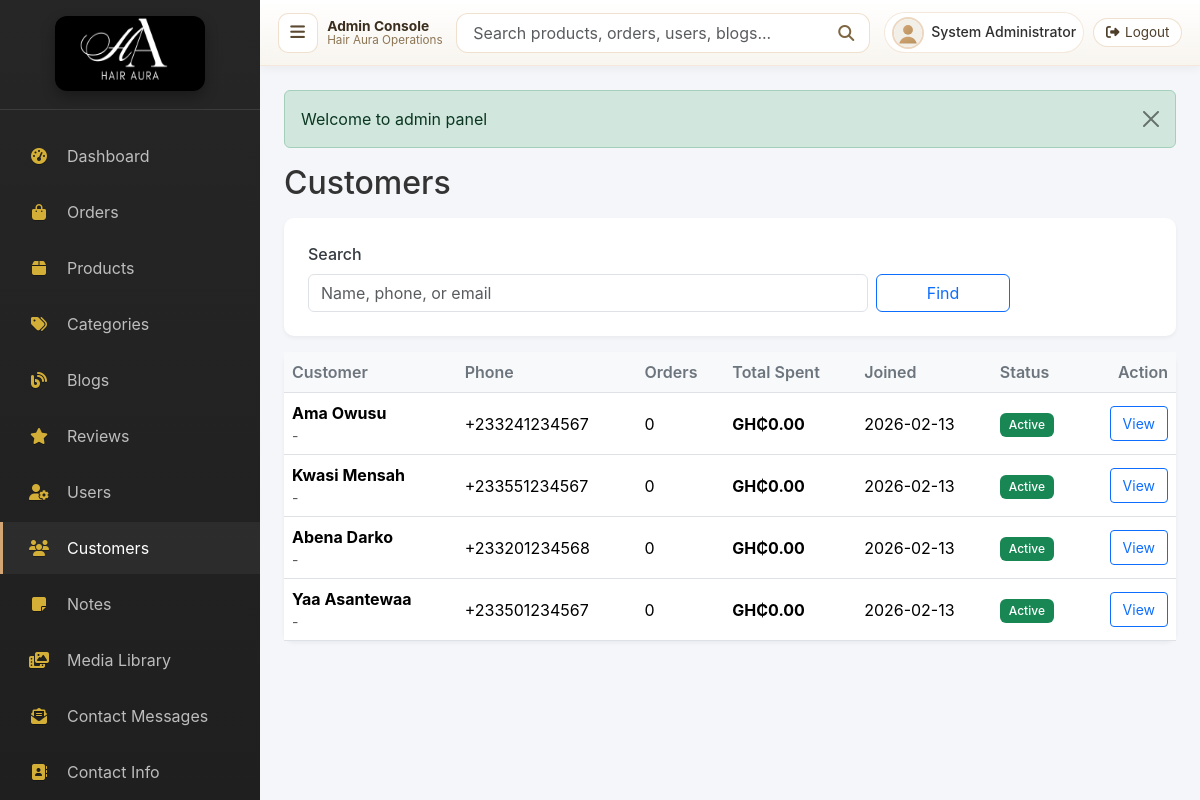
The page /admin/customers (signed in) on the database its author committed.
### tables this page shows
CREATE TABLE `users` (
    `id` INT UNSIGNED AUTO_INCREMENT PRIMARY KEY,
    `email` VARCHAR(255) NULL UNIQUE,
    `password_hash` VARCHAR(255) NOT NULL,
    `first_name` VARCHAR(100) NOT NULL,
    `last_name` VARCHAR(100) NOT NULL,
    `phone` VARCHAR(20) DEFAULT NULL,
    `avatar` VARCHAR(255) DEFAULT NULL,
    `role` ENUM('customer', 'admin') DEFAULT 'customer',
    `is_active` TINYINT(1) DEFAULT 1,
    `email_verified` TINYINT(1) DEFAULT 0,
    `created_at` TIMESTAMP DEFAULT CURRENT_TIMESTAMP,
    `updated_at` TIMESTAMP DEFAULT CURRENT_TIMESTAMP ON UPDATE CURRENT_TIMESTAMP,
    `last_login` DATETIME DEFAULT NULL,
    `remember_token` VARCHAR(255) DEFAULT NULL,
    `remember_expires` DATETIME DEFAULT NULL,
    INDEX `idx_email` (`email`),
    INDEX `idx_role` (`role`)
);

### app/Views/admin/customers/index.php (the view, shortened to what the rows shown need)
<div class="d-flex justify-content-between align-items-center mb-3">
    <h2 class="mb-0">Customers</h2>
</div>
<form method="get" action="<?= url('/admin/customers') ?>" class="card mb-3">
    <div class="card-body row g-2 align-items-end">
        <div class="col-md-8">
            <label class="form-label">Search</label>
            <input type="text" name="search" class="form-control" value="<?= htmlspecialchars((string) ($search ?? '')) ?>" placeholder="Name, phone, or email">
        </div>
        <div class="col-md-2 d-grid">
            <button class="btn btn-outline-primary">Find</button>
        </div>
    </div>
</form>
<div class="card">
    <div class="card-body p-0">
        <div class="table-responsive">
            <table class="table table-hover mb-0 admin-table-mobile">
                <thead>
                    <tr>
                        <th>Customer</th>
                        <th>Phone</th>
                        <th>Orders</th>
                        <th>Total Spent</th>
                        <th>Joined</th>
                        <th>Status</th>
                        <th class="text-end">Action</th>
                    </tr>
                </thead>
                <tbody>
                    <?php if (!empty($customers)): ?>
                        <?php foreach ($customers as $customer): ?>
                            <tr>
                                <td data-label="Customer">
                                    <strong><?= htmlspecialchars(trim((string) (($customer['first_name'] ?? '') . ' ' . ($customer['last_name'] ?? '')))) ?></strong>
                                    <div class="small text-muted"><?= htmlspecialchars((string) (($customer['email'] ?? '') !== '' ? $customer['email'] : '-')) ?></div>
                                </td>
                                <td data-label="Phone"><?= htmlspecialchars((string) ($customer['phone'] ?? '-')) ?></td>
                                <td data-label="Orders"><?= (int) ($customer['order_count'] ?? 0) ?></td>
                                <td data-label="Total Spent"><strong><?= money((float) ($customer['total_spent'] ?? 0)) ?></strong></td>
                                <td data-label="Joined"><?= !empty($customer['created_at']) ? htmlspecialchars(date('Y-m-d', strtotime($customer['created_at']))) : '-' ?></td>
                                <td data-label="Status">
                                    <?php if (!empty($customer['is_active'])): ?>
                                        <span class="badge bg-success">Active</span>
                                    <?php else: ?>
                                        <span class="badge bg-secondary">Inactive</span>
                                    <?php endif; ?>
                                </td>
                                <td data-label="Action" class="text-end">
                                    <a href="<?= url('/admin/customers/' . (int) $customer['id']) ?>" class="btn btn-sm btn-outline-primary">View</a>
                                </td>
                            </tr>
                        <?php endforeach; ?>
                    <?php else: ?>
                        <tr>
                            <td colspan="7" class="text-center py-4 text-muted">No customers found.</td>
                        </tr>
                    <?php endif; ?>
                </tbody>
            </table>
        </div>
    </div>
</div>

### app/Core/Router.php (shortened to what the rows shown need)
<?php
class Router
{
    private array $routes = [];
    private array $params = [];
    private array $middleware = [];
    private string $currentGroup = '';
    public function group(string $prefix, callable $callback): self
    {
        $previousGroup = $this->currentGroup;
        $this->currentGroup = $previousGroup . $prefix;
        $this->currentGroup = $previousGroup;
        return $this;
    }
    private function addRoute(string $method, string $route, $callback): self
    {
        $route = $this->currentGroup . $route;
        $pattern = $this->convertRouteToRegex($route);
        $this->routes[$method][$pattern] = [
            'callback' => $callback,
            'middleware' => $this->middleware,
            'original' => $route
        ];
        return $this;
    }
    private function convertRouteToRegex(string $route): string
    {
        $constraintTokens = [];
        $route = preg_replace_callback(
            '/\{(\w+):([^}]+)\}/',
            function (array $matches) use (&$constraintTokens): string {
                $token = '__ROUTE_CONSTRAINT_' . count($constraintTokens) . '__';
                $constraintTokens[$token] = '(?P<' . $matches[1] . '>' . $matches[2] . ')';
                return $token;
            },
            $route
        );
        $route = preg_replace('/[\.\+\*\?\^\$\[\]\|]/', '\\$0', $route);
        if (!empty($constraintTokens)) {
            $route = str_replace(array_keys($constraintTokens), array_values($constraintTokens), $route);
        }
        $route = preg_replace('/\{(\w+)\}/', '(?P<$1>[^/]+)', $route);
        $route = preg_replace('/\{(\w+)\?\}/', '(?P<$1>[^/]*)', $route);
        $route = preg_replace('/\{(\w+):([^}]+)\}/', '(?P<$1>$2)', $route);
        return '#^' . $route . '$#';
    }
    public function dispatch(string $url, string $method)
    {
        $url = parse_url($url, PHP_URL_PATH) ?? $url;
        $url = rtrim($url, '/') ?: '/';
        $methodsToTry = [$method, 'ANY'];
        foreach ($methodsToTry as $httpMethod) {
            foreach ($this->routes[$httpMethod] as $pattern => $route) {
                if (preg_match($pattern, $url, $matches)) {
                    $this->params = array_filter($matches, 'is_string', ARRAY_FILTER_USE_KEY);
                    return $this->executeCallback($route['callback']);
                }
            }
        }
        throw new Exception('Page not found', 404);
    }
    private function executeCallback($callback)
    {
        $args = array_values($this->params);
        if (is_array($callback) && count($callback) === 2) {
            $method = $callback[1];
            $instance = new $controller();
            return call_user_func_array([$instance, $method], $args);
        }
        throw new Exception('Invalid route callback', 500);
    }
}

### app/Views/layouts/admin.php (shortened to what the rows shown need)
<!DOCTYPE html>
<html lang="en" data-app-base="<?= htmlspecialchars(rtrim((string) ($GLOBALS['app_base_url'] ?? ''), '/')) ?>">
<head>
    <?php
    $adminCssVersion = is_file(BASE_PATH . '/public/css/admin.css') ? (string) filemtime(BASE_PATH . '/public/css/admin.css') : (string) time();
    $passwordCssVersion = is_file(BASE_PATH . '/public/css/password-toggle.css') ? (string) filemtime(BASE_PATH . '/public/css/password-toggle.css') : (string) time();
    ?>
    <link href="https://cdn.jsdelivr.net/npm/bootstrap@5.3.2/dist/css/bootstrap.min.css" rel="stylesheet">
    <link rel="stylesheet" href="https://cdnjs.cloudflare.com/ajax/libs/font-awesome/6.5.1/css/all.min.css">
    <link rel="stylesheet" href="<?= asset('/css/admin.css') ?>?v=<?= htmlspecialchars($adminCssVersion) ?>" onerror="this.onerror=null;this.href='<?= url('/public/css/admin.css') ?>?v=<?= htmlspecialchars($adminCssVersion) ?>';">
    <link rel="stylesheet" href="<?= asset('/css/password-toggle.css') ?>?v=<?= htmlspecialchars($passwordCssVersion) ?>" onerror="this.onerror=null;this.href='<?= url('/public/css/password-toggle.css') ?>?v=<?= htmlspecialchars($passwordCssVersion) ?>';">
</head>
<body>
    <?php $requestUri = parse_url($_SERVER['REQUEST_URI'] ?? '', PHP_URL_PATH) ?: ''; ?>
    <?php $avatarAsset = ($user ?? null) ? asset($user->getAvatarUrl()) : asset('/img/default-avatar.svg'); ?>
    <div class="admin-wrapper">
        <nav class="admin-sidebar">
            <div class="sidebar-header">
                <a href="<?= url('/admin') ?>" class="sidebar-brand">
                    <img src="<?= asset('/img/logo.png') ?>" alt="Hair Aura" class="brand-logo-img">
                </a>
            </div>
            <ul class="sidebar-nav">
                <li class="nav-item">
                    <a href="<?= url('/admin') ?>" class="nav-link <?= preg_match('#/admin/?$#', $requestUri) ? 'active' : '' ?>">
                        <i class="fas fa-tachometer-alt"></i>
                        <span>Dashboard</span>
                    </a>
                </li>
                <li class="nav-item">
                    <a href="<?= url('/admin/orders') ?>" class="nav-link <?= str_contains($requestUri, '/admin/orders') ? 'active' : '' ?>">
                        <i class="fas fa-shopping-bag"></i>
                        <span>Orders</span>
                    </a>
                </li>
                <li class="nav-item">
                    <a href="<?= url('/admin/products') ?>" class="nav-link <?= str_contains($requestUri, '/admin/products') ? 'active' : '' ?>">
                        <i class="fas fa-box"></i>
                        <span>Products</span>
                    </a>
                </li>
                <li class="nav-item">
                    <a href="<?= url('/admin/categories') ?>" class="nav-link <?= str_contains($requestUri, '/admin/categories') ? 'active' : '' ?>">
                        <i class="fas fa-tags"></i>
                        <span>Categories</span>
                    </a>
                </li>
                <li class="nav-item">
                    <a href="<?= url('/admin/blogs') ?>" class="nav-link <?= str_contains($requestUri, '/admin/blogs') ? 'active' : '' ?>">
                        <i class="fas fa-blog"></i>
                        <span>Blogs</span>
                    </a>
                </li>
                <li class="nav-item">
                    <a href="<?= url('/admin/reviews') ?>" class="nav-link <?= str_contains($requestUri, '/admin/reviews') ? 'active' : '' ?>">
                        <i class="fas fa-star"></i>
                        <span>Reviews</span>
                    </a>
                </li>
                <li class="nav-item">
                    <a href="<?= url('/admin/users') ?>" class="nav-link <?= str_contains($requestUri, '/admin/users') ? 'active' : '' ?>">
                        <i class="fas fa-user-cog"></i>
                        <span>Users</span>
                    </a>
                </li>
                <li class="nav-item">
                    <a href="<?= url('/admin/customers') ?>" class="nav-link <?= str_contains($requestUri, '/admin/customers') ? 'active' : '' ?>">
                        <i class="fas fa-users"></i>
                        <span>Customers</span>
                    </a>
                </li>
                <li class="nav-item">
                    <a href="<?= url('/admin/notes') ?>" class="nav-link <?= str_contains($requestUri, '/admin/notes') ? 'active' : '' ?>">
                        <i class="fas fa-note-sticky"></i>
                        <span>Notes</span>
                    </a>
                </li>
                <li class="nav-item">
                    <a href="<?= url('/admin/media') ?>" class="nav-link <?= str_contains($requestUri, '/admin/media') ? 'active' : '' ?>">
                        <i class="fas fa-photo-film"></i>
                        <span>Media Library</span>
                    </a>
                </li>
                <li class="nav-item">
                    <a href="<?= url('/admin/contact-messages') ?>" class="nav-link <?= str_contains($requestUri, '/admin/contact-messages') ? 'active' : '' ?>">
                        <i class="fas fa-envelope-open-text"></i>
                        <span>Contact Messages</span>
                    </a>
                </li>
                <li class="nav-item">
                    <a href="<?= url('/admin/contact-info') ?>" class="nav-link <?= str_contains($requestUri, '/admin/contact-info') ? 'active' : '' ?>">
                        <i class="fas fa-address-book"></i>
                        <span>Contact Info</span>
                    </a>
                </li>
            </ul>
        </nav>
        <div class="admin-main">
            <nav class="admin-navbar">
                <div class="topbar-start">
                    <button class="sidebar-toggle" id="sidebarToggle" type="button" aria-label="Toggle sidebar">
                        <i class="fas fa-bars"></i>
                    </button>
                    <div class="topbar-context">
                        <div class="topbar-title">Admin Console</div>
                        <div class="topbar-subtitle">Hair Aura Operations</div>
                    </div>
                </div>
                <form action="<?= url('/admin/search') ?>" method="get" class="admin-top-search search-form">
                    <input type="text" name="q" class="form-control" placeholder="Search products, orders, users, blogs..." value="<?= htmlspecialchars((string) ($_GET['q'] ?? '')) ?>">
                    <button type="submit" class="btn" aria-label="Search"><i class="fas fa-search"></i></button>
                </form>
                <div class="navbar-right">
                    <a href="<?= url('/admin/profile') ?>" class="navbar-user">
                        <img src="<?= $avatarAsset ?>" alt="<?= htmlspecialchars($user?->getFullName() ?? 'Admin') ?>" class="navbar-avatar">
                        <span class="navbar-user-name"><?= htmlspecialchars($user?->getFullName() ?? 'Admin') ?></span>
                    </a>
                    <a href="<?= url('/logout') ?>" class="navbar-logout" aria-label="Logout">
                        <i class="fas fa-sign-out-alt"></i>
                        <span>Logout</span>
                    </a>
                </div>
            </nav>
            <div class="admin-content">
                <?php if (isset($_SESSION['flash'])): ?>
                <div class="alert alert-<?= $_SESSION['flash']['type'] ?> alert-dismissible fade show" role="alert">
                    <?= htmlspecialchars($_SESSION['flash']['message']) ?>
                    <button type="button" class="btn-close" data-bs-dismiss="alert"></button>
                </div>
                <?php unset($_SESSION['flash']); endif; ?>
                <?php if (isset($content)) echo $content; ?>
            </div>
        </div>
    </div>
</body>
</html>

### rows shown on the page
users: first_name+last_name "System Administrator"
users: first_name+last_name "Ama Owusu", email "-", phone "+233241234567", order_count "0", total_spent "GH₵0.00", created_at "2026-02-13", is_active "Active"
users: first_name+last_name "Kwasi Mensah", email "-", phone "+233551234567", order_count "0", total_spent "GH₵0.00", created_at "2026-02-13", is_active "Active"
users: first_name+last_name "Abena Darko", email "-", phone "+233201234568", order_count "0", total_spent "GH₵0.00", created_at "2026-02-13", is_active "Active"
users: first_name+last_name "Yaa Asantewaa", email "-", phone "+233501234567", order_count "0", total_spent "GH₵0.00", created_at "2026-02-13", is_active "Active"
